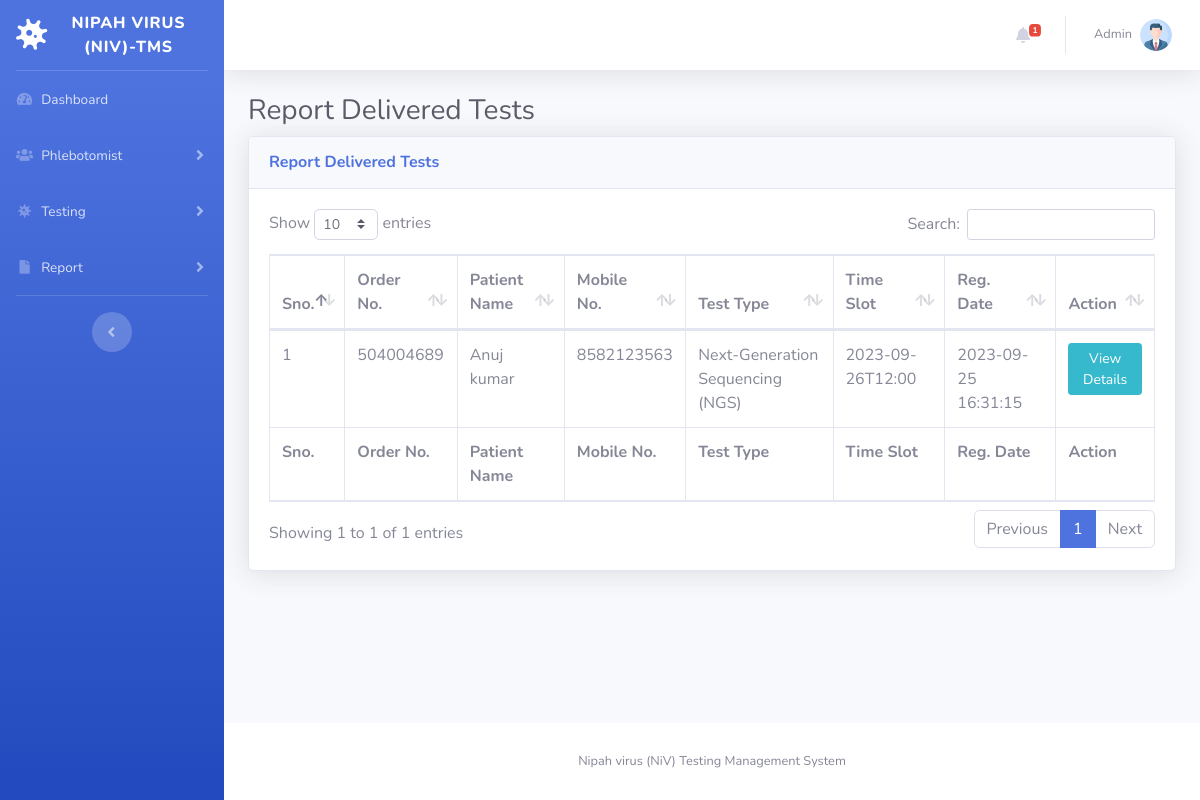
Screenshot of /reportdelivered-test.php (signed in) with the database file from the repository.
### tables this page shows
CREATE TABLE `tbltestrecord` (
  `id` int(11) NOT NULL,
  `OrderNumber` bigint(14) DEFAULT NULL,
  `PatientMobileNumber` bigint(14) DEFAULT NULL,
  `TestType` varchar(100) DEFAULT NULL,
  `TestTimeSlot` varchar(120) DEFAULT NULL,
  `ReportStatus` varchar(100) DEFAULT NULL,
  `FinalReport` varchar(150) DEFAULT NULL,
  `ReportUploadTime` varchar(200) DEFAULT NULL,
  `RegistrationDate` timestamp NULL DEFAULT current_timestamp(),
  `AssignedtoEmpId` varchar(150) DEFAULT NULL,
  `AssigntoName` varchar(180) DEFAULT NULL,
  `AssignedTime` varchar(100) DEFAULT NULL
);

CREATE TABLE `tblpatients` (
  `id` int(11) NOT NULL,
  `FullName` varchar(120) DEFAULT NULL,
  `MobileNumber` bigint(12) DEFAULT NULL,
  `DateOfBirth` date DEFAULT NULL,
  `GovtIssuedId` varchar(150) DEFAULT NULL,
  `GovtIssuedIdNo` varchar(150) DEFAULT NULL,
  `FullAddress` varchar(255) DEFAULT NULL,
  `State` varchar(200) DEFAULT NULL,
  `RegistrationDate` timestamp NOT NULL DEFAULT current_timestamp()
);

### reportdelivered-test.php (the view, shortened to what this page needs)
<?php session_start();
include_once('includes/config.php');
if (strlen($_SESSION['aid']==0)) {
  header('location:logout.php');
  } else{
?>
<!DOCTYPE html>
<html lang="en">
<head>
    <link href="vendor/fontawesome-free/css/all.min.css" rel="stylesheet" type="text/css">
    <link href="css/sb-admin-2.min.css" rel="stylesheet">
    <link href="vendor/datatables/dataTables.bootstrap4.min.css" rel="stylesheet">
</head>
<body id="page-top">
    <div id="wrapper">
  <?php include_once('includes/sidebar.php');?>
        <div id="content-wrapper" class="d-flex flex-column">
            <div id="content">
<?php include_once('includes/topbar.php');?>
                <div class="container-fluid">
                    <h1 class="h3 mb-2 text-gray-800">Report Delivered Tests</h1>
                    <div class="card shadow mb-4">
                        <div class="card-header py-3">
                            <h6 class="m-0 font-weight-bold text-primary">Report Delivered Tests</h6>
                        </div>
                        <div class="card-body">
                            <div class="table-responsive">
                                <form name="assignto" method="post">
                    <table class="table table-bordered" id="dataTable" width="100%" cellspacing="0">
                                    <thead>
                                        <tr>
                                            <th>Sno.</th>
                                            <th>Order No.</th>
                                            <th>Patient Name</th>
                                            <th>Mobile No.</th>
                                            <th>Test Type</th>
                                            <th>Time Slot</th>
                                            <th>Reg. Date</th>
                                            <th>Action</th>
                                        </tr>
                                    </thead>
                                      <tfoot>
                                            <tr>
                                            <th>Sno.</th>
                                            <th>Order No.</th>
                                            <th>Patient Name</th>
                                            <th>Mobile No.</th>
                                            <th>Test Type</th>
                                            <th>Time Slot</th>
                                            <th>Reg. Date</th>
                                            <th>Action</th>
                                        </tr>
                                    </tfoot>
                                    <tbody>
<?php $query=mysqli_query($con,"select tbltestrecord.OrderNumber,tblpatients.FullName,tblpatients.MobileNumber,tbltestrecord.TestType,tbltestrecord.TestTimeSlot,tbltestrecord.RegistrationDate,tbltestrecord.id as testid from tbltestrecord
join tblpatients on tblpatients.MobileNumber=tbltestrecord.PatientMobileNumber
where ReportStatus='Delivered'
    ");
$cnt=1;
while($row=mysqli_fetch_array($query)){
?>
                                        <tr>
                                            <td><?php echo $cnt;?></td>
                                            <td><?php echo $row['OrderNumber'];?></td>
                                            <td><?php echo $row['FullName'];?></td>
                                            <td><?php echo $row['MobileNumber'];?></td>
                                            <td><?php echo $row['TestType'];?></td>
                                            <td><?php echo $row['TestTimeSlot'];?></td>
                                             <td><?php echo $row['RegistrationDate'];?></td>
                                            <td>
                                <a href="test-details.php?tid=<?php echo $row['testid'];?>&&oid=<?php echo $row['OrderNumber'];?>" class="btn btn-info btn-sm">View Details</a>
                            </td>
                                        </tr>
<?php $cnt++;} ?>
                                    </tbody>
                                </table>
                                     </form>
                            </div>
                        </div>
                    </div>
                </div>
            </div>
    <?php include_once('includes/footer.php');?>
        </div>
    </div>
</body>
</html>
<?php } ?>

### includes/topbar.php (shortened to what this page needs)
      <nav class="navbar navbar-expand navbar-light bg-white topbar mb-4 static-top shadow">
            <?php if($_SESSION['aid']):?>
                    <ul class="navbar-nav ml-auto">
<?php $query=mysqli_query($con,"select * from tbltestrecord where ReportStatus is null");
$count=mysqli_num_rows($query);
?>
                        <li class="nav-item dropdown no-arrow mx-1">
                            <a class="nav-link dropdown-toggle" href="#" id="alertsDropdown" role="button"
                                data-toggle="dropdown" aria-haspopup="true" aria-expanded="false">
                                <i class="fas fa-bell fa-fw"></i>
                                <span class="badge badge-danger badge-counter"><?php echo $count;?></span>
                            </a>
                        </li>
                        <li class="nav-item dropdown no-arrow">
                            <a class="nav-link dropdown-toggle" href="#" id="userDropdown" role="button"
                                data-toggle="dropdown" aria-haspopup="true" aria-expanded="false">
                <?php
$adid=$_SESSION['aid'];
$ret1=mysqli_query($con,"select AdminName from tbladmin where ID='$adid'");
while($row1=mysqli_fetch_array($ret1)){
?>
                                <span class="mr-2 d-none d-lg-inline text-gray-600 small"><?php  echo $row1['AdminName'];?></span>
                           <?php } ?>
                                <img class="img-profile rounded-circle"
                                    src="img/profile.png">
                            </a>
                        </li>
                    </ul>
                <?php endif;?>
                </nav>

### rows the page displays
tbltestrecord: OrderNumber "504004689", tblpatients.FullName "Anuj kumar", tblpatients.MobileNumber "8582123563", TestType "Next-Generation Sequencing (NGS)", TestTimeSlot "2023-09-26T12:00", RegistrationDate "2023-09-25 16:31:15"

### other values shown
$count "1"
$row1['AdminName'] "Admin"
